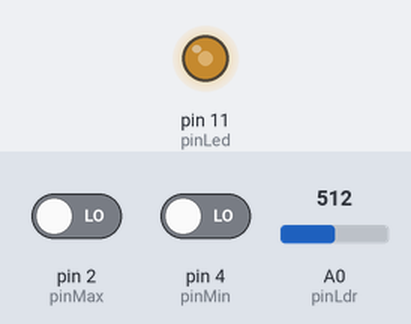
A sketch run on a simulated Arduino Uno, built with avr-gcc and run on an emulated ATmega328P. Shown: output pins drawn as LEDs (lit = HIGH). Inputs (shaded band) come from the test bench; at power-on: A0 (pinLdr) = 512, pin 2 (pinMax) LOW, pin 4 (pinMin) LOW.

Above: at 1.2 s.
1.3 s: A0 (pinLdr) set to 306
At 2.2 s:
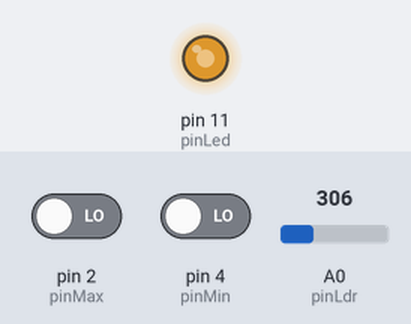
2.8 s: pin 2 (pinMax) driven HIGH
At 3.3 s:
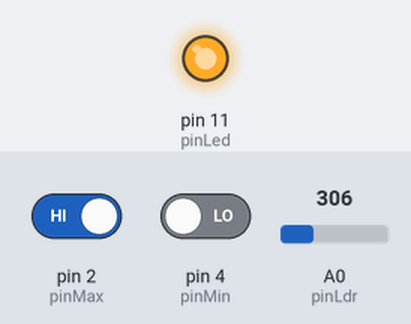
Timing chart, 0 to 5.8 s (numbered marks = the images above; inputs shaded):
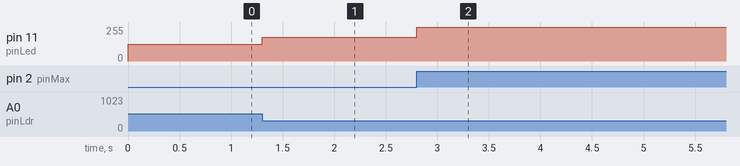

Measured:
- after the input at 1.3 s, pin 11 (pinLed): 127/255 → 178/255 at once
- after the input at 2.8 s, pin 11 (pinLed): 178/255 → 255/255 at once

The sketch:

ldr.ino
```cpp
/* Pins */
int pinLdr = 0;
int pinLed = 11;
int pinMin = 4;
int pinMax = 2;

int lightMin = 0;
int lightMax = 1023;

int ldr, invertedLdr, led;

void setup(void)
{
  pinMode(pinLdr, INPUT);
  pinMode(pinLed, OUTPUT);
  pinMode(pinMin, INPUT);
  pinMode(pinMax, INPUT);
}

void loop(void)
{
  ldr = analogRead(pinLdr);

  if (digitalRead(pinMin) == HIGH)
    lightMax = ldr; // reversed!
  if (digitalRead(pinMax) == HIGH)
    lightMin = ldr;

  ldr = constrain(ldr, lightMin, lightMax);
  invertedLdr = lightMax - ldr + lightMin;
  led = map(invertedLdr, lightMin, lightMax, 0, 255);
  analogWrite(pinLed, led);
}
```
